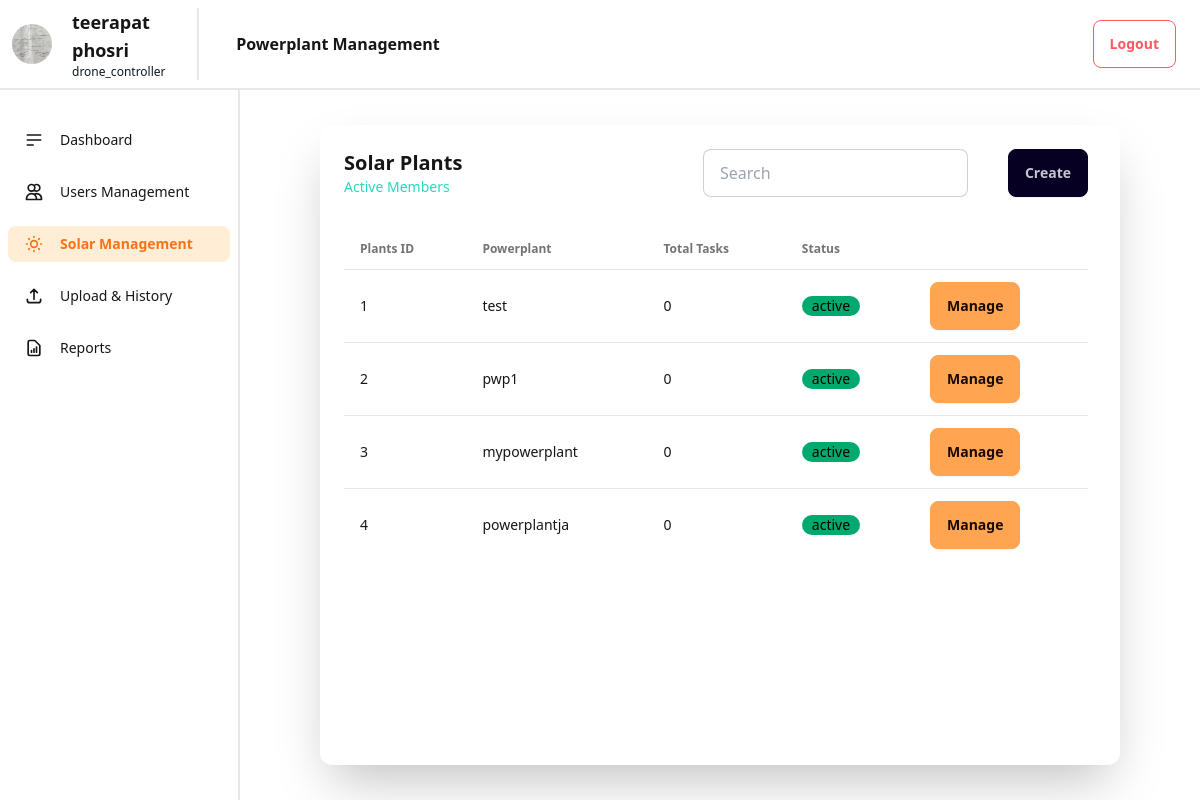
Page /solar-system/solar_management/ (signed in) on the committed database.
### authentication/models.py (models this page shows, shortened)
class CustomUser(models.Model):
    user = models.OneToOneField(User, on_delete=models.CASCADE, related_name='custom')
    role = models.CharField(
    max_length=20,
    choices=[(tag.value[0], tag.value[1]) for tag in RoleEnum],
    default=RoleEnum.USER.value[0],
    )
    status = models.CharField(
    max_length=20,
    choices=[(tag.value[0], tag.value[1]) for tag in StatusEnum],
    default=StatusEnum.ACTIVE.value[0],
    )
    display_name = models.CharField(max_length=150, blank=True, null=True)
    profile_image = models.ImageField(upload_to='profile_images/', blank=True, null=True)

### myadmin/models.py (models this page shows, shortened)
class PowerPlant(models.Model):
    name = models.CharField(max_length=100)
    latitude = models.FloatField()
    longitude = models.FloatField()
    admin = models.ManyToManyField(CustomUser, related_name='admins')
    drone_controller = models.ManyToManyField(
        CustomUser, related_name='drone_controllers')
    data_analyst = models.ManyToManyField(
        CustomUser, related_name='data_analysts')
    total_tasks = models.IntegerField()
    createdAt = models.DateField(auto_now_add=True)
    updatedAt = models.DateField(auto_now=True)
    class PowerPlantStatus(models.TextChoices):
        ACTIVE = 'active'
        INACTIVE = 'inactive'
    status = models.CharField(
        max_length=20,
        choices=PowerPlantStatus.choices,
        default=PowerPlantStatus.ACTIVE
    )

### myadmin/views.py (the view)
# urls.py: path('solar_management/', views.solar, name='solar_management'),
def solar(request):
    powerplants = PowerPlant.objects.all()
    context = {
        'powerplants': powerplants
    }
    return render(request, 'solar_management.html', context)

### myadmin/context_processors.py (called while the page is built)
def global_user_context(request):
    if request.user.is_authenticated:
        try:
            custom_user = CustomUser.objects.get(user=request.user)
            return {
                'username': request.user.username,
                'email': request.user.email,
                'role': custom_user.role,
                'display_name': custom_user.display_name or request.user.username.split('@')[0],
                'profile_image': custom_user.profile_image
            }
        except CustomUser.DoesNotExist:
            return {}
    return {}

### myadmin/templates/solar_management.html
{% extends 'base.html' %} {% block title %}Admin - Solar Management{% endblock%}
{% block heading %}Powerplant Management{% endblock %} {% block content %}
<div class="flex flex-row justify-between">
  <div class="flex flex-col">
    <div class="text-xl font-bold">Solar Plants</div>
    <div class="text-sm text-teal-400">Active Members</div>
  </div>
  <div class="flex items-center gap-10">
    <input type="text" placeholder="Search" class="input input-bordered w-24 md:w-auto" />
    <a href="{% url 'create' %}">
      <button class="btn btn-neutral">Create</button>
    </a>
  </div>
</div>
<div class="overflow-x-auto overflow-y-auto mt-8" style="max-height: calc(100% - 80px)">
  <table class="table">
    <thead>
      <tr>
        <th>Plants ID</th>
        <th>Powerplant</th>
        <th>Total Tasks</th>
        <th>Status</th>
        <th></th>
      </tr>
    </thead>
    <tbody>
      {% for powerplant in powerplants %}
      <tr class="hover:bg-base-300">
        <td>{{powerplant.id}}</td>
        <td>{{powerplant.name}}</td>
        <td>{{powerplant.total_tasks}}</td>
        <td>
          <div class="badge {% if powerplant.status == 'active' %}badge-success{% else %}badge-error{% endif %}">
            {{powerplant.status}}</div>
        </td>
        <td>
          <a href="{% url 'solar_management_manage' powerplant_id=powerplant.id %}"
            class="btn btn-soft btn-accent">Manage</a>
        </td>
      </tr>
      {% endfor %}
    </tbody>
  </table>
</div>
{% endblock%}

### myadmin/templates/base.html (shortened to what this page needs)
{% load static %}
<!DOCTYPE html>
<html lang="en" data-theme="bumblebee">
  <head>
    <link
      href="https://cdn.jsdelivr.net/npm/daisyui@4.12.24/dist/full.min.css"
      rel="stylesheet"
      type="text/css"
    />
    <script src="https://cdn.tailwindcss.com"></script>
  </head>
  <body>
    <div class="flex flex-col h-screen">
      <div>
        <div class="navbar bg-base-100 w-full border-b-2 border-base-900">
          <a href="{% url 'profile' %}">
            <div
              tabindex="0"
              role="button"
              class="btn btn-ghost btn-circle avatar"
            >
              <div class="w-10 rounded-full">
                <img
                  alt="Tailwind CSS Navbar component"
                  src="{% if profile_image %}{{ profile_image.url }}{% else %}{% static 'Profile.jpg' %}{% endif %}"
                />
              </div>
            </div>
            <div class="pl-4">
              <div class="flex flex-col">
                <div
                  class="text-lg font-bold {% if request.path == '/admin-system/profile/' %} text-orange-500 font-bold{% endif %}"
                >
                  {{display_name}}
                </div>
                <div class="text-xs text-gray-900">{{role}}</div>
              </div>
            </div>
          </a>
          <div class="divider divider-horizontal"></div>
          <div class="flex flex-row justify-between w-full">
            <div class="font-bold ml-4">{% block heading %}{% endblock %}</div>
            <button class="btn btn-outline btn-error mr-4" id="logout-btn">
              Logout
            </button>
          </div>
        </div>
      </div>
      <div class="flex flex-row h-full">
        <div class="w-40 lg:w-60 bg-base-100 border-r-2 border-base-900">
          <div class="mt-4">
            <ul class="menu">
              <li class="py-2">
                <a
                  href="{% url 'dashboard' %}"
                  class="flex items-center {% if request.path == '/solar-system/dashboard/' %}bg-orange-100 text-orange-500 font-bold{% endif %}"
                >
                  <svg
                    xmlns="http://www.w3.org/2000/svg"
                    class="h-5 w-5 mr-2"
                    fill="none"
                    viewBox="0 0 24 24"
                    stroke="currentColor"
                  >
                    <path
                      stroke-linecap="round"
                      stroke-linejoin="round"
                      stroke-width="2"
                      d="M4 6h16M4 12h16M4 18h7"
                    />
                  </svg>
                  Dashboard
                </a>
              </li>
              <li class="py-2">
                <a
                  href="{% url 'users_management' %}"
                  class="flex items-center {% if '/solar-system/users_management' in request.path %}bg-orange-100 text-orange-500 font-bold{% endif %}"
                >
                  <svg
                    xmlns="http://www.w3.org/2000/svg"
                    class="h-5 w-5 mr-2"
                    fill="none"
                    viewBox="0 0 24 24"
                    stroke="currentColor"
                  >
                    <path
                      stroke-linecap="round"
                      stroke-linejoin="round"
                      stroke-width="2"
                      d="M12 4.354a4 4 0 110 5.292M15 21H3v-1a6 6 0 0112 0v1zm0 0h6v-1a6 6 0 00-9-5.197M13 7a4 4 0 11-8 0 4 4 0 018 0z"
                    />
                  </svg>
                  Users Management
                </a>
              </li>
              <li class="py-2">
                <a
                  href="{% url 'solar_management' %}"
                  class="flex items-center {% if '/solar-system/solar_management/' in request.path %}bg-orange-100 text-orange-500 font-bold{% endif %}"
                >
                  Solar Management
                </a>
              </li>
              <li class="py-2">
                <a
                  href="{% url 'upload_history' %}"
                  class="flex items-center {% if request.path == '/solar-system/upload_history/' %}bg-orange-100 text-orange-500 font-bold{% endif %}"
                >
                  <svg
                    xmlns="http://www.w3.org/2000/svg"
                    class="h-5 w-5 mr-2"
                    fill="none"
                    viewBox="0 0 24 24"
                    stroke="currentColor"
                  >
                    <path
                      stroke-linecap="round"
                      stroke-linejoin="round"
                      stroke-width="2"
                      d="M4 16v1a3 3 0 003 3h10a3 3 0 003-3v-1m-4-8l-4-4m0 0L8 8m4-4v12"
                    />
                  </svg>
                  Upload & History
                </a>
              </li>
              <li class="py-2">
                <a
                  href="{% url 'reports' %}"
                  class="flex items-center "
                >
                  <svg
                    xmlns="http://www.w3.org/2000/svg"
                    class="h-5 w-5 mr-2"
                    fill="none"
                    viewBox="0 0 24 24"
                    stroke="currentColor"
                  >
                    <path
                      stroke-linecap="round"
                      stroke-linejoin="round"
                      stroke-width="2"
                      d="M9 17v-2m3 2v-4m3 4v-6m2 10H7a2 2 0 01-2-2V5a2 2 0 012-2h5.586a1 1 0 01.707.293l5.414 5.414a1 1 0 01.293.707V19a2 2 0 01-2 2z"
                    />
                  </svg>
                  Reports
                </a>
              </li>
            </ul>
          </div>
        </div>
        <div
          class="flex-1 {% block main_content_class %}flex items-center justify-center{% endblock %}"
        >
          {% block outer_content %}
          <div
            class="w-5/6 h-full max-h-[80vh] bg-base-100 shadow-2xl p-6 rounded-xl overflow-hidden"
          >
            <div class="h-full overflow-y-auto pr-2">
              {% block content %}{% endblock %}
            </div>
          </div>
          {% endblock %}
        </div>
      </div>
    </div>
  </body>
</html>

### rows in the picture
CustomUser: display_name "teerapat phosri", role "drone_controller"
PowerPlant: id "1", name "test", total_tasks "0", status "active"
PowerPlant: id "2", name "pwp1", total_tasks "0", status "active"
PowerPlant: id "3", name "mypowerplant", total_tasks "0", status "active"
PowerPlant: id "4", name "powerplantja", total_tasks "0", status "active"
